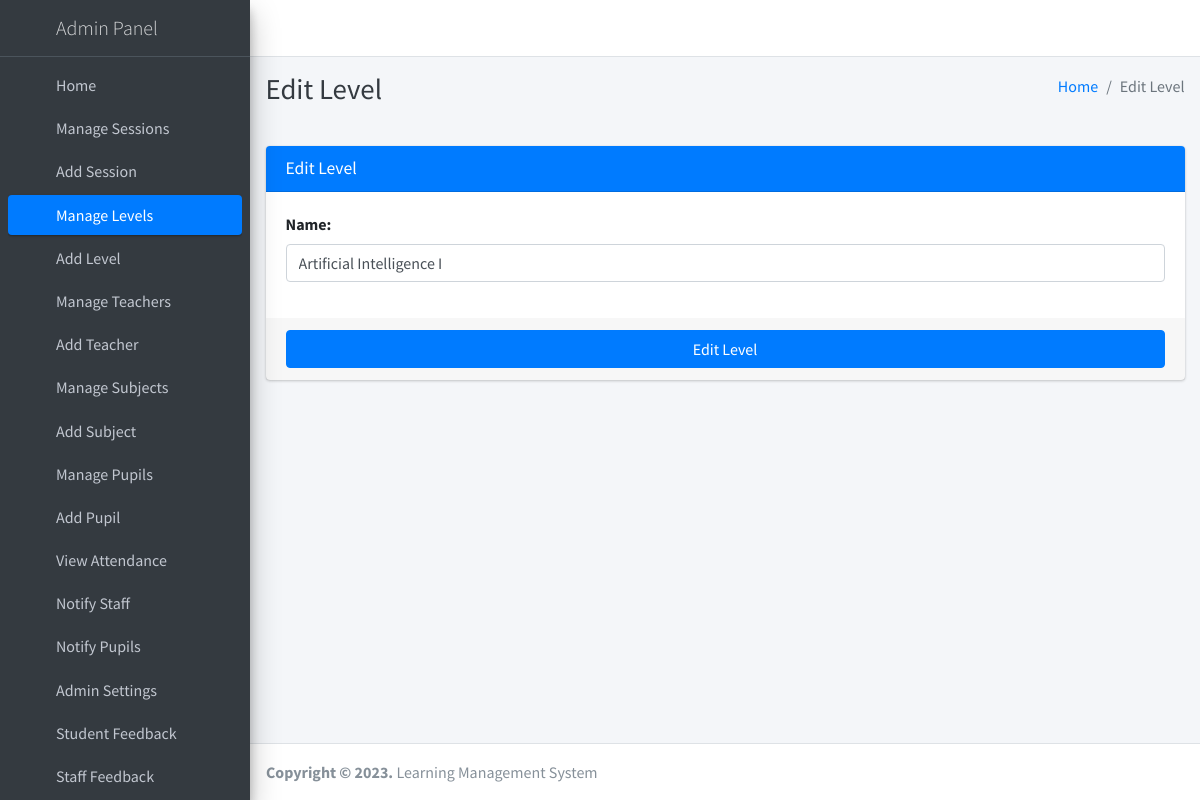
The app's page /course/edit/1 (signed in), older data.
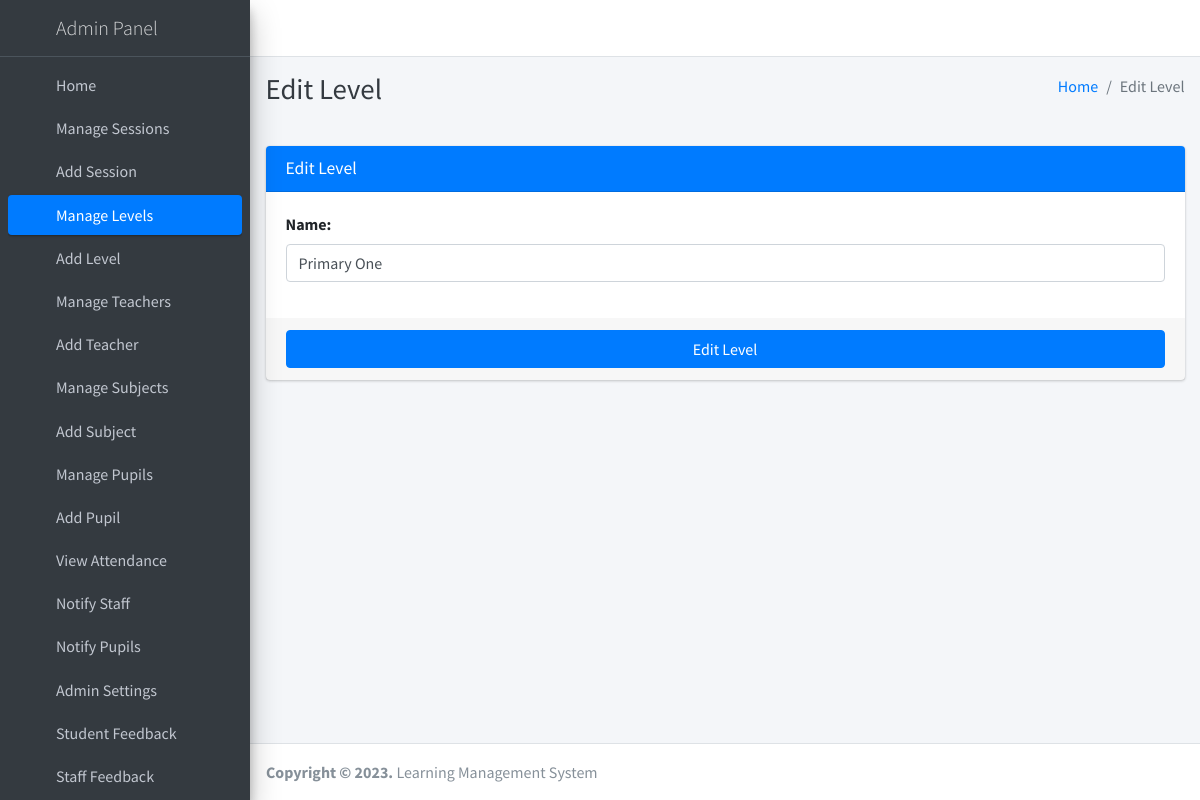
The same page, newer data.
### main_app/models.py (models this page shows, shortened)
class Course(models.Model):
    name = models.CharField(max_length=120)
    created_at = models.DateTimeField(auto_now_add=True)
    updated_at = models.DateTimeField(auto_now=True)

### main_app/hod_views.py (the view, shortened to what this page needs)
def edit_course(request, course_id):
    instance = get_object_or_404(Course, id=course_id)
    form = CourseForm(request.POST or None, instance=instance)
    context = {
        'form': form,
        'course_id': course_id,
        'page_title': 'Edit Level'
    }
    return render(request, 'hod_template/edit_course_template.html', context)

### main_app/forms.py
class CourseForm(FormSettings):
    def __init__(self, *args, **kwargs):
        super(CourseForm, self).__init__(*args, **kwargs)
    class Meta:
        fields = ['name']
        model = Course

### main_app/templates/hod_template/edit_course_template.html
{% extends 'main_app/base.html' %}
{% load static %}
{% block page_title %}{{page_title}}{% endblock page_title %}
{% block content %}
<section class="content">
    <div class="container-fluid">
        <div class="row">
            <div class="col-md-12">
                <div class="card card-primary">
                    <div class="card-header">
                        <h3 class="card-title">{{page_title}}</h3>
                    </div>
                    {% include "main_app/form_template.html" with messages=messages  form=form button_text="Edit Level"%}
                </div>
            </div>
        </div>
    </div>
</section>
{% endblock content %}

### main_app/templates/main_app/form_template.html (shortened to what this page needs)
<form role="form" method="POST" enctype="multipart/form-data">
    <div class="card-body">
        {% for field in form  %}
        <div class="form-group">
            {{field.label_tag}}
            {{field}}
        </div>
        {% endfor %}
    </div>
    <div class="card-footer">
        <button type="submit" class="btn btn-primary btn-block">
            {% if button_text %}
            {{button_text}}
            {% else %}
            Submit
            {% endif %}
        </button>
    </div>
</form>

Row changes from the older to the newer data that the page shows:
changed Course: name "Artificial Intelligence I" → "Primary One"
